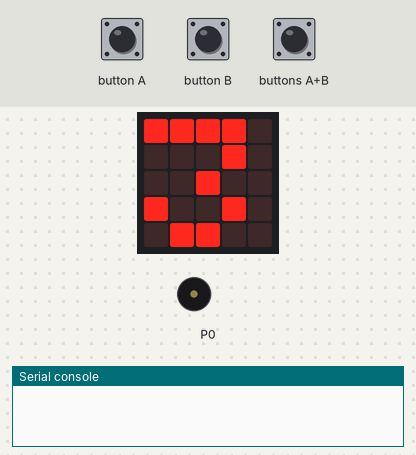
Recording of a program running on a simulated BBC micro:bit (MakeCode). On the bench: the board's 5×5 LED display, buzzer (waves = sounding), the last lines printed to the serial console. Inputs (shaded band) come from the test bench.

Above: at 1.2 s.
1.3 s: button B pressed for 0.15 s
At 2.3 s:
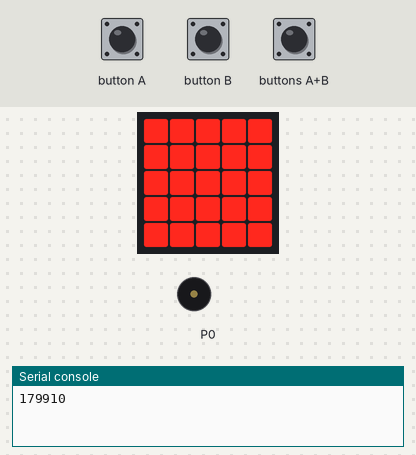
3.0 s: button A pressed for 0.15 s
At 4.8 s:
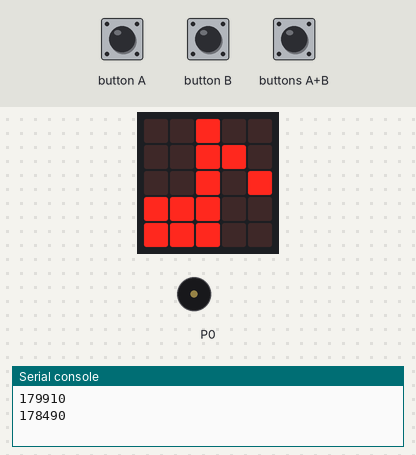
At 8.8 s:
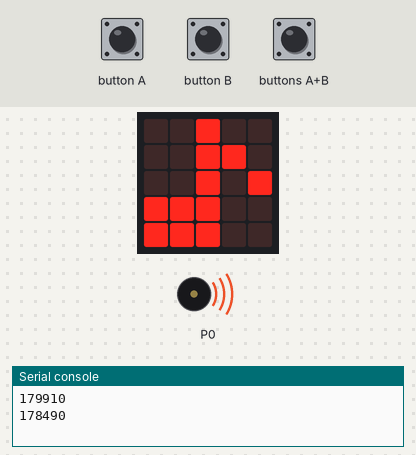
Timing chart, 0 to 12.1 s (numbered marks = the images above; inputs shaded):
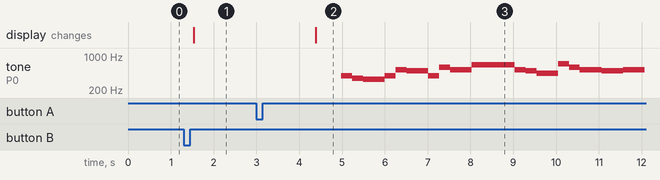

Measured:
- after the input at 1.3 s, the display: changes after 0.24 s (image 1)
- after the input at 3.0 s, tone on P0: plays 392 Hz for 0.26 s, 349 Hz for 0.26 s, 330 Hz for 0.51 s, 392 Hz for 0.26 s, 523 Hz for 0.26 s, 494 Hz for 0.51 s … (18 notes in this stretch), starting after 2.0 s; the display: changes after 1.4 s (image 2)

The program:

main.ts
```typescript
input.onButtonPressed(Button.A, function () {
    最大タイマー時間＿分 += 1
    if (タイマー時間＿分 > 最小タイマー時間＿分) {
        最大タイマー時間＿分 = 最小タイマー時間＿分
    }
})
input.onButtonPressed(Button.AB, function () {
    動作中 = false
    演奏中 = false
})
input.onButtonPressed(Button.B, function () {
    スタート時の稼働時間＿ミリ秒 = input.runningTime()
    最大タイマー時間＿分 = タイマー時間＿分 * 60 * 1000
    動作中 = true
    演奏中 = false
})
function お風呂 () {
    music.playTone(392, music.beat(BeatFraction.Half))
    music.playTone(349, music.beat(BeatFraction.Half))
    music.playTone(330, music.beat(BeatFraction.Whole))
    music.playTone(392, music.beat(BeatFraction.Half))
    music.playTone(523, music.beat(BeatFraction.Half))
    music.playTone(494, music.beat(BeatFraction.Whole))
    music.playTone(392, music.beat(BeatFraction.Half))
    music.playTone(587, music.beat(BeatFraction.Half))
    music.playTone(523, music.beat(BeatFraction.Whole))
    music.playTone(659, music.beat(BeatFraction.Double))
    music.playTone(523, music.beat(BeatFraction.Half))
    music.playTone(494, music.beat(BeatFraction.Half))
    music.playTone(440, music.beat(BeatFraction.Whole))
    music.playTone(698, music.beat(BeatFraction.Half))
    music.playTone(587, music.beat(BeatFraction.Half))
    music.playTone(523, music.beat(BeatFraction.Whole))
    music.playTone(494, music.beat(BeatFraction.Whole))
    music.playTone(523, music.beat(BeatFraction.Whole))
}
let 経過時間＿ミリ秒 = 0
let スタート時の稼働時間＿ミリ秒 = 0
let 演奏中 = false
let 動作中 = false
let タイマー時間＿分 = 0
let 最大タイマー時間＿分 = 0
let 最小タイマー時間＿分 = 0
最小タイマー時間＿分 = 1
最大タイマー時間＿分 = 9
タイマー時間＿分 = 3
動作中 = false
演奏中 = false
basic.forever(function () {
    if (動作中) {
        経過時間＿ミリ秒 = input.runningTime() - スタート時の稼働時間＿ミリ秒
        if (経過時間＿ミリ秒 < 最大タイマー時間＿分) {
            led.plotBarGraph(
            最大タイマー時間＿分 - 経過時間＿ミリ秒,
            最大タイマー時間＿分
            )
            basic.pause(500)
            basic.showLeds(`
                # # # # #
                # # # # #
                # # # # #
                # # # # #
                # # # # #
                `)
            basic.pause(500)
        } else {
            動作中 = false
            演奏中 = true
            basic.showIcon(IconNames.EigthNote)
            while (演奏中) {
                お風呂()
                basic.pause(5000)
            }
        }
    } else {
        basic.showNumber(タイマー時間＿分)
    }
})
```

test.ts
```typescript
// テストはここに来ます。このパッケージが拡張機能として使用されるときにはコンパイルされません。
```
